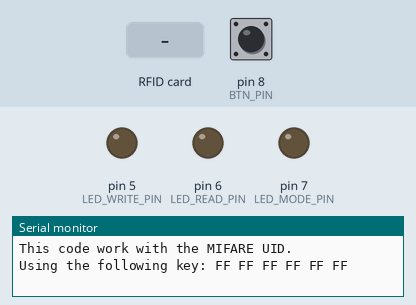
A sketch run on a simulated Arduino Uno, built with avr-gcc and run on an emulated ATmega328P. On the bench: output pins drawn as LEDs (lit = HIGH), the last lines printed to the serial monitor. The inputs (shaded band) are chosen by the test bench; at power-on: pin 8 (BTN_PIN) HIGH. Pins used as bus, display or sensor lines are not drawn.

Above: at 1.2 s.
1.3 s: RFID card 5E 7A 19 C4 held to the reader
At 1.33 s:
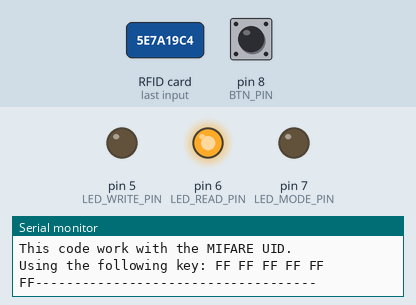
2.8 s: pin 8 (BTN_PIN) pulled LOW for 0.15 s
At 4.6 s:
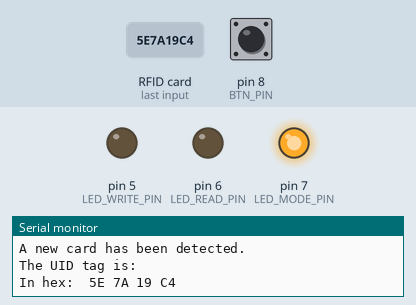
4.9 s: RFID card 5E 7A 19 C4 held to the reader
At 5.3 s:
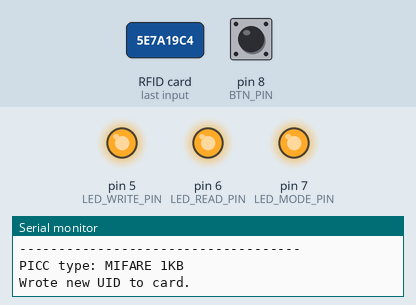
Timing chart, 0 to 7.9 s (numbered marks = the images above; inputs shaded):
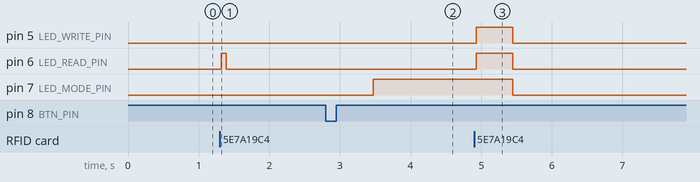

Measured:
- after the input at 1.3 s, pin 6 (LED_READ_PIN): LOW → HIGH at once, → LOW 0.07 s later
- after the input at 2.8 s, pin 7 (LED_MODE_PIN): LOW → HIGH after 0.67 s
- after the input at 4.9 s, pin 5 (LED_WRITE_PIN), pin 6 (LED_READ_PIN): LOW → HIGH at once, → LOW 0.52 s later; pin 7 (LED_MODE_PIN): HIGH → LOW after 0.55 s

The sketch:

ArduinoRFIDCopier.ino
```cpp
/*
* -----------------------------------------------------------------------------------------
*             MFRC522      Arduino       Arduino   Arduino    Arduino          Arduino
*             Reader/PCD   Uno/101       Mega      Nano v3    Leonardo/Micro   Pro Micro
* Signal      Pin          Pin           Pin       Pin        Pin              Pin
* -----------------------------------------------------------------------------------------
* RST/Reset   RST          9             5         D9         RESET/ICSP-5     RST
* SPI SS      SDA(SS)      10            53        D10        10               10
* SPI MOSI    MOSI         11 / ICSP-4   51        D11        ICSP-4           16
* SPI MISO    MISO         12 / ICSP-1   50        D12        ICSP-1           14
* SPI SCK     SCK          13 / ICSP-3   52        D13        ICSP-3           15
*/

#include <SPI.h> // Include Libs
#include <MFRC522.h>
#include "GyverButton.h"

#define SS_PIN 10 // Configure Pins
#define RST_PIN 9
#define BTN_PIN 8
#define LED_MODE_PIN 7
#define LED_READ_PIN 6
#define LED_WRITE_PIN 5

GButton butt(BTN_PIN);

MFRC522 rfid(SS_PIN, RST_PIN);

MFRC522::MIFARE_Key key;

byte uidPICC[4];
bool mode = 0;

void setup() { // Setup part
  pinMode(LED_MODE_PIN, OUTPUT);
  pinMode(LED_READ_PIN, OUTPUT);
  pinMode(LED_WRITE_PIN, OUTPUT);

  Serial.begin(9600);
  SPI.begin();
  rfid.PCD_Init();

  for (byte i = 0; i < 6; i++) {
    key.keyByte[i] = 0xFF;
  }

  Serial.println(F("This code work with the MIFARE UID."));
  Serial.print(F("Using the following key:"));
  printHex(key.keyByte, MFRC522::MF_KEY_SIZE);
}

void loop() { // Main Loop
  butt.tick(); // Update button state and change mode
  if (butt.isSingle()) { mode = !mode; }
  digitalWrite(LED_MODE_PIN, mode);

  if ( ! rfid.PICC_IsNewCardPresent()) { return; } // If no RFID detected, skip

  if ( ! rfid.PICC_ReadCardSerial()) { return; }

  digitalWrite(LED_READ_PIN, 1);
  Serial.println("------------------------------------");

  Serial.print(F("PICC type: ")); // Print RFID about and data
  MFRC522::PICC_Type piccType = rfid.PICC_GetType(rfid.uid.sak);
  Serial.println(rfid.PICC_GetTypeName(piccType));

  if (piccType != MFRC522::PICC_TYPE_MIFARE_MINI &&
    piccType != MFRC522::PICC_TYPE_MIFARE_1K &&
    piccType != MFRC522::PICC_TYPE_MIFARE_4K) {
    Serial.println(F("Your tag is not of type MIFARE."));
    return;
  }

  if (mode == 0) { // Read RFID
    if (rfid.uid.uidByte[0] != uidPICC[0] ||
      rfid.uid.uidByte[1] != uidPICC[1] ||
      rfid.uid.uidByte[2] != uidPICC[2] ||
      rfid.uid.uidByte[3] != uidPICC[3]) {
      Serial.println(F("A new card has been detected."));

      for (byte i = 0; i < 4; i++) {
        uidPICC[i] = rfid.uid.uidByte[i];
      }

      Serial.println(F("The UID tag is:"));
      Serial.print(F("In hex: "));
      printHex(rfid.uid.uidByte, rfid.uid.size);
      Serial.println();

    }
    else {
      Serial.println(F("Card read previously."));
      Serial.println(F("The UID tag is:"));
      Serial.print(F("In hex: "));
      printHex(rfid.uid.uidByte, rfid.uid.size);
      Serial.println();
    }
  } else if (mode == 1) {  // Write to RFID
      digitalWrite(LED_WRITE_PIN, 1);
      if ( rfid.MIFARE_SetUid(uidPICC, (byte)4, true) ) {
        Serial.println(F("Wrote new UID to card."));
      }
      mode = 0;
      delay(500);
      digitalWrite(LED_WRITE_PIN, 0);
  }

  rfid.PICC_HaltA(); // Update
  rfid.PCD_StopCrypto1();
  digitalWrite(LED_READ_PIN, 0);
}

void printHex(byte *buffer, byte bufferSize) { // Function to print HEX in serial
  for (byte i = 0; i < bufferSize; i++) {
    Serial.print(buffer[i] < 0x10 ? " 0" : " ");
    Serial.print(buffer[i], HEX);
  }
}
```
